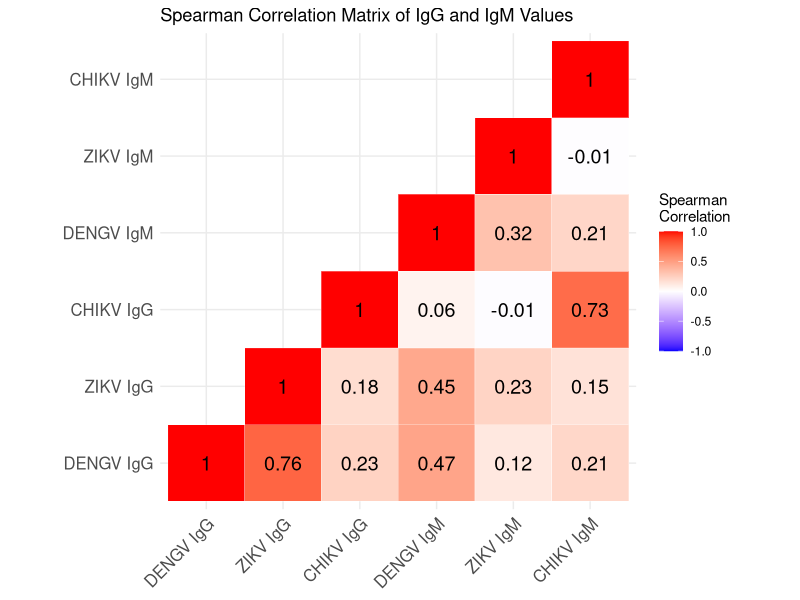

The R source for this figure:

################################################################################
# Mixed Effects Modeling of IgG and IgM Antibody Levels by Virus (DENV, ZIKV, CHIKV)
# 
# Description:
#   - Fits linear mixed models (random intercept for HH_ID) to examine associations 
#     among quantitative IgG and IgM levels across dengue, Zika, and chikungunya.
#   - Exports model estimates, confidence intervals, and p-values to Excel.
#   - Calculates intra-class correlation coefficients (ICCs) to quantify household clustering.
#   - Visualizes pairwise Spearman correlations between antibody types in a heatmap.
#
# Author: DM Parker
# Last updated: 2025-07-21
# Source data: DireDawa_SeroEpi24.csv
################################################################################

##############################################################
#### mixed models for quant IgG and IgM across each other ####
##############################################################


#load data
dat1 <- read.csv("data/DireDawa_SeroEpi24.csv", header=T, sep=",")

# Convert HH_ID to a factor
dat1$HH_ID <- as.factor(dat1$HH_ID)

# Load necessary packages
library(lme4)
library(lmerTest)
library(broom)
library(openxlsx)

# Fit the IgG models
igg_model_dengue <- lmer(RDT.DENIgG ~ RDT.ZIKIgG + RDT.CHKIgG + (1 | HH_ID), data = dat1)
igg_model_zika <- lmer(RDT.ZIKIgG ~ RDT.DENIgG + RDT.CHKIgG + (1 | HH_ID), data = dat1)
igg_model_chik <- lmer(RDT.CHKIgG ~ RDT.DENIgG + RDT.ZIKIgG + (1 | HH_ID), data = dat1)

# Fit the IgM models
igm_model_dengue <- lmer(RDT.DENIgM ~ RDT.ZIKIgM + RDT.CHKIgM + RDT.ZIKIgG + RDT.CHKIgG + (1 | HH_ID), data = dat1)
igm_model_zika <- lmer(RDT.ZIKIgM ~ RDT.DENIgM + RDT.CHKIgM + RDT.DENIgG + RDT.CHKIgG + (1 | HH_ID), data = dat1)
igm_model_chik <- lmer(RDT.CHKIgM ~ RDT.DENIgM + RDT.ZIKIgM + RDT.DENIgG + RDT.ZIKIgG + (1 | HH_ID), data = dat1)


# Extract fixed effects estimates, standard errors, and p-values for IgG models
coef_dengue_igg <- summary(igg_model_dengue)$coefficients
coef_zika_igg <- summary(igg_model_zika)$coefficients
coef_chik_igg <- summary(igg_model_chik)$coefficients

# Extract confidence intervals for IgG models
ci_dengue_igg <- confint(igg_model_dengue, parm = "beta_", method = "Wald")
ci_zika_igg <- confint(igg_model_zika, parm = "beta_", method = "Wald")
ci_chik_igg <- confint(igg_model_chik, parm = "beta_", method = "Wald")

# Combine the IgG results into a single data frame
table_data_igg <- data.frame(
  Model = rep(c("Dengue IgG", "Zika IgG", "Chikungunya IgG"), each = nrow(coef_dengue_igg)),
  Predictor = rep(rownames(coef_dengue_igg), times = 3),
  Estimate = c(coef_dengue_igg[, "Estimate"], coef_zika_igg[, "Estimate"], coef_chik_igg[, "Estimate"]),
  Std.Error = c(coef_dengue_igg[, "Std. Error"], coef_zika_igg[, "Std. Error"], coef_chik_igg[, "Std. Error"]),
  CI.Lower = c(ci_dengue_igg[, 1], ci_zika_igg[, 1], ci_chik_igg[, 1]),
  CI.Upper = c(ci_dengue_igg[, 2], ci_zika_igg[, 2], ci_chik_igg[, 2]),
  p.value = c(coef_dengue_igg[, "Pr(>|t|)"], coef_zika_igg[, "Pr(>|t|)"], coef_chik_igg[, "Pr(>|t|)"])
)

# Format the IgG table
table_data_igg$Estimate <- round(table_data_igg$Estimate, 3)
table_data_igg$Std.Error <- round(table_data_igg$Std.Error, 3)
table_data_igg$CI.Lower <- round(table_data_igg$CI.Lower, 3)
table_data_igg$CI.Upper <- round(table_data_igg$CI.Upper, 3)
table_data_igg$p.value <- formatC(table_data_igg$p.value, format = "e", digits = 2)
table_data_igg$CI <- paste0("(", round(table_data_igg$CI.Lower, 3), ", ", round(table_data_igg$CI.Upper, 3), ")")



# Extract fixed effects estimates, standard errors, and p-values for IgM models
coef_dengue_igm <- summary(igm_model_dengue)$coefficients
coef_zika_igm <- summary(igm_model_zika)$coefficients
coef_chik_igm <- summary(igm_model_chik)$coefficients

# Extract confidence intervals for IgM models
ci_dengue_igm <- confint(igm_model_dengue, parm = "beta_", method = "Wald")
ci_zika_igm <- confint(igm_model_zika, parm = "beta_", method = "Wald")
ci_chik_igm <- confint(igm_model_chik, parm = "beta_", method = "Wald")

# Combine the IgM results into a single data frame
table_data_igm <- data.frame(
  Model = rep(c("Dengue IgM", "Zika IgM", "Chikungunya IgM"), each = nrow(coef_dengue_igm)),
  Predictor = rep(rownames(coef_dengue_igm), times = 3),
  Estimate = c(coef_dengue_igm[, "Estimate"], coef_zika_igm[, "Estimate"], coef_chik_igm[, "Estimate"]),
  Std.Error = c(coef_dengue_igm[, "Std. Error"], coef_zika_igm[, "Std. Error"], coef_chik_igm[, "Std. Error"]),
  CI.Lower = c(ci_dengue_igm[, 1], ci_zika_igm[, 1], ci_chik_igm[, 1]),
  CI.Upper = c(ci_dengue_igm[, 2], ci_zika_igm[, 2], ci_chik_igm[, 2]),
  p.value = c(coef_dengue_igm[, "Pr(>|t|)"], coef_zika_igm[, "Pr(>|t|)"], coef_chik_igm[, "Pr(>|t|)"])
)

# Format the IgM table
table_data_igm$Estimate <- round(table_data_igm$Estimate, 3)
table_data_igm$Std.Error <- round(table_data_igm$Std.Error, 3)
table_data_igm$CI.Lower <- round(table_data_igm$CI.Lower, 3)
table_data_igm$CI.Upper <- round(table_data_igm$CI.Upper, 3)
table_data_igm$p.value <- formatC(table_data_igm$p.value, format = "e", digits = 2)
table_data_igm$CI <- paste0("(", round(table_data_igm$CI.Lower, 3), ", ", round(table_data_igm$CI.Upper, 3), ")")


# Create a workbook object
wb <- createWorkbook()

# Add sheets for IgG and IgM results
addWorksheet(wb, "IgG Results")
addWorksheet(wb, "IgM Results")

# Write the tables to their respective sheets
writeData(wb, "IgG Results", table_data_igg)
writeData(wb, "IgM Results", table_data_igm)

# Save the workbook to the specified directory
## this is Table B and Table C in supplemental materials
saveWorkbook(wb, "tables/Mixed_Model_Results_IgG_IgM.xlsx", overwrite = TRUE)



########################################################
##### correlation matrix ###############################
########################################################

# Load necessary libraries
library(ggplot2)
library(reshape2)
library(dplyr)

# Extract the relevant columns for IgG and IgM values
igg_igm_data <- dat1[, c("RDT.DENIgG", "RDT.ZIKIgG", "RDT.CHKIgG", 
                         "RDT.DENIgM", "RDT.ZIKIgM", "RDT.CHKIgM")]

# Convert all columns to numeric
igg_igm_data <- igg_igm_data %>%
  mutate(across(everything(), as.numeric))
  
  
# Calculate the correlation matrix using Spearman's rho
cor_matrix <- cor(igg_igm_data, use = "complete.obs", method = "spearman")

# Rename the labels for better readability
colnames(cor_matrix) <- rownames(cor_matrix) <- c("DENGV IgG", "ZIKV IgG", "CHIKV IgG", 
                                                  "DENGV IgM", "ZIKV IgM", "CHIKV IgM")

# Melt the correlation matrix for visualization
cor_matrix_melted <- melt(cor_matrix)

# Filter to keep only the lower triangle of the correlation matrix
cor_matrix_melted <- cor_matrix_melted %>%
  filter(as.numeric(Var1) >= as.numeric(Var2))

# Plot the heatmap with points and labels, without axis labels
scatter1 <- ggplot(cor_matrix_melted, aes(Var1, Var2, fill = value, label = round(value, 2))) +
  geom_tile(color = "white") +
  geom_text(color = "black", size = 5) +  # Add correlation values as text
  scale_fill_gradient2(low = "blue", high = "red", mid = "white", 
                       midpoint = 0, limit = c(-1, 1), space = "Lab", 
                       name = "Spearman\nCorrelation") +
  theme_minimal() + 
  theme(axis.text.x = element_text(angle = 45, vjust = 1, 
                                   size = 12, hjust = 1),
        axis.text.y = element_text(size = 12),
        axis.title.x = element_blank(),  # Remove x-axis title
        axis.title.y = element_blank()) +  # Remove y-axis title
  coord_fixed() +
  ggtitle("Spearman Correlation Matrix of IgG and IgM Values")



##save the figure as a high resoltion PDF
ggsave("figures/Fig3.pdf", 
       plot = scatter1, 
       width = 6, height = 6, dpi = 300, device = "pdf")


#####################################################################
##Household clustering analysis (looking at ICC)
### note that this depends on the linear mixed models above
#####################################################################

# Extract random effects variances and residual variance
var_dengue_igg <- as.data.frame(VarCorr(igg_model_dengue))
var_zika_igg <- as.data.frame(VarCorr(igg_model_zika))
var_chik_igg <- as.data.frame(VarCorr(igg_model_chik))

var_dengue_igm <- as.data.frame(VarCorr(igm_model_dengue))
var_zika_igm <- as.data.frame(VarCorr(igm_model_zika))
var_chik_igm <- as.data.frame(VarCorr(igm_model_chik))

# Calculate ICC for each model
icc_dengue_igg <- var_dengue_igg[1, "vcov"] / (var_dengue_igg[1, "vcov"] + attr(VarCorr(igg_model_dengue), "sc")^2)
icc_zika_igg <- var_zika_igg[1, "vcov"] / (var_zika_igg[1, "vcov"] + attr(VarCorr(igg_model_zika), "sc")^2)
icc_chik_igg <- var_chik_igg[1, "vcov"] / (var_chik_igg[1, "vcov"] + attr(VarCorr(igg_model_chik), "sc")^2)

icc_dengue_igm <- var_dengue_igm[1, "vcov"] / (var_dengue_igm[1, "vcov"] + attr(VarCorr(igm_model_dengue), "sc")^2)
icc_zika_igm <- var_zika_igm[1, "vcov"] / (var_zika_igm[1, "vcov"] + attr(VarCorr(igm_model_zika), "sc")^2)
icc_chik_igm <- var_chik_igm[1, "vcov"] / (var_chik_igm[1, "vcov"] + attr(VarCorr(igm_model_chik), "sc")^2)

# Display the ICC for each model
icc_dengue_igg
icc_zika_igg
icc_chik_igg

icc_dengue_igm
icc_zika_igm
icc_chik_igm

icc_table <- data.frame(
  Model = c("Dengue IgG", "Zika IgG", "Chikungunya IgG", "Dengue IgM", "Zika IgM", "Chikungunya IgM"),
  ICC = round(c(icc_dengue_igg, icc_zika_igg, icc_chik_igg, icc_dengue_igm, icc_zika_igm, icc_chik_igm), 3)
)
